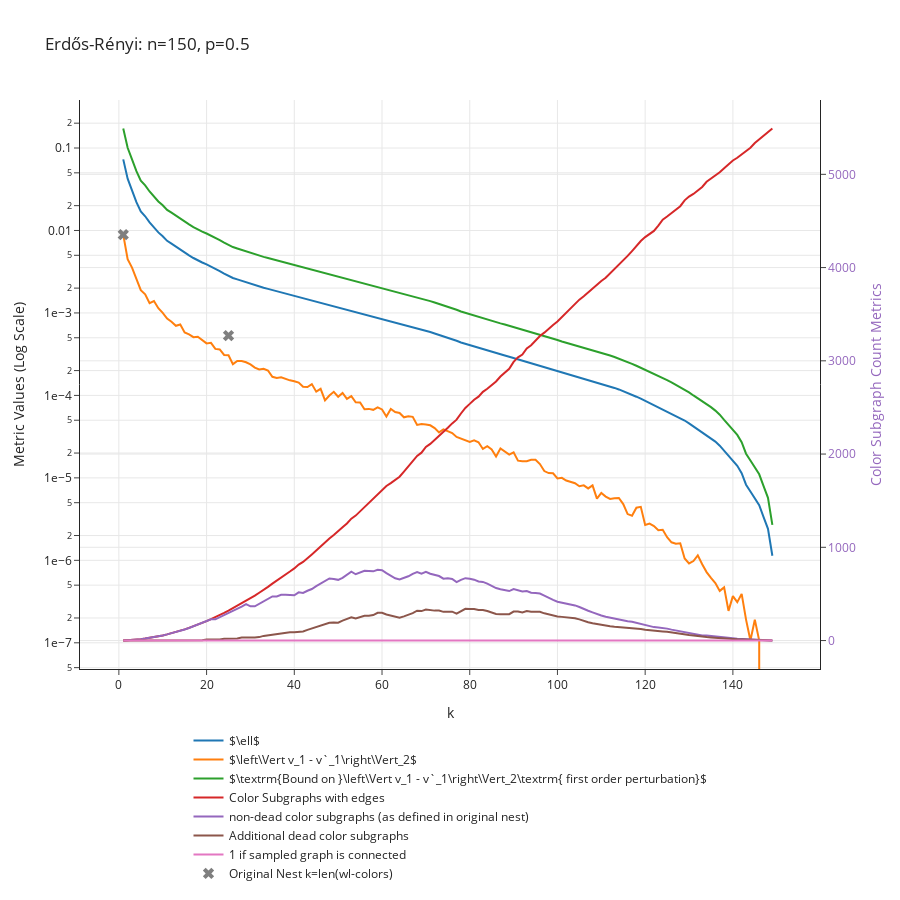

This figure's notebook cell:
### Code cell
p = 0.5
n = 150
G = nx.erdos_renyi_graph(n, p)
data_dict = get_convergence_data_of_nest(G, min_cluster_size = 1, max_k = 150)
plot_convergence_data(data_dict, f"Erdős-Rényi: n={n}, p={p}")

### Figure 1 — Plotly figure (JSON) as saved in the notebook; plotly's stock layout.template omitted (floating-point values rounded to 4 significant figures; data arrays with more than 128 entries replaced by an {"elided": "..."} marker saying what was removed)
{"data": [{"mode": "lines", "name": "$\\ell$", "type": "scatter", "x": {"elided": "149 int values"}, "y": {"elided": "149 float values"}}, {"mode": "lines", "name": "$\\left\\Vert v_1 - v`_1\\right\\Vert_2$", "type": "scatter", "x": {"elided": "149 int values"}, "y": {"elided": "149 float values"}}, {"mode": "lines", "name": "$\\textrm{Bound on }\\left\\Vert v_1 - v`_1\\right\\Vert_2\\textrm{ first order perturbation}$", "type": "scatter", "x": {"elided": "149 int values"}, "y": {"elided": "149 float values"}}, {"mode": "lines", "name": "Color Subgraphs with edges", "type": "scatter", "x": {"elided": "149 int values"}, "y": {"elided": "149 int values"}, "yaxis": "y2"}, {"mode": "lines", "name": "non-dead color subgraphs (as defined in original nest)", "type": "scatter", "x": {"elided": "149 int values"}, "y": {"elided": "149 int values"}, "yaxis": "y2"}, {"mode": "lines", "name": "Additional dead color subgraphs", "type": "scatter", "x": {"elided": "149 int values"}, "y": {"elided": "149 int values"}, "yaxis": "y2"}, {"mode": "lines", "name": "1 if sampled graph is connected", "type": "scatter", "x": {"elided": "149 int values"}, "y": {"elided": "149 int values"}, "yaxis": "y2"}, {"marker": {"size": 10, "symbol": "x"}, "mode": "markers", "name": "Original Nest k=len(wl-colors)", "type": "scatter", "x": [1, 25, 150], "y": [0.008894, 0.0005312, 0]}], "layout": {"height": 900, "hovermode": "closest", "legend": {"orientation": "h", "x": 0.5, "xanchor": "center", "y": -0.1, "yanchor": "top"}, "title": {"text": "Erdős-Rényi: n=150, p=0.5"}, "xaxis": {"title": {"text": "k"}}, "yaxis": {"exponentformat": "e", "title": {"text": "Metric Values (Log Scale)"}, "type": "log"}, "yaxis2": {"overlaying": "y", "side": "right", "tickfont": {"color": "rgba(148, 103, 189, 1)"}, "title": {"font": {"color": "rgba(148, 103, 189, 1)"}, "text": "Color Subgraph Count Metrics"}, "type": "linear"}}}
